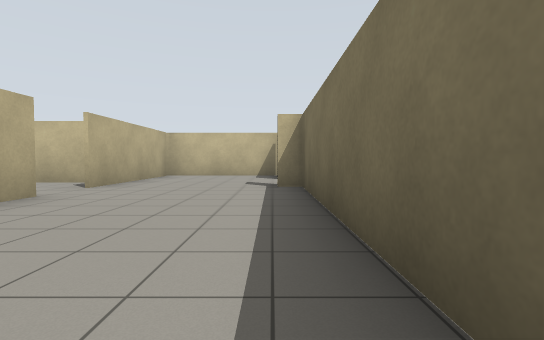
view 1 (above)

24 first-person views from a walk through a Gazebo world. The camera is 0.94 m above the floor, tilts 2° down and sees 85° across. The floor is counted in squares, 2 m on a side. Each view is taken from the middle of a square. On the plan, view 1 faces up. The plan holds only what a view shows up to about 9 squares ahead; the rest is blank. Simple shapes stand in for some stock models.

view 2
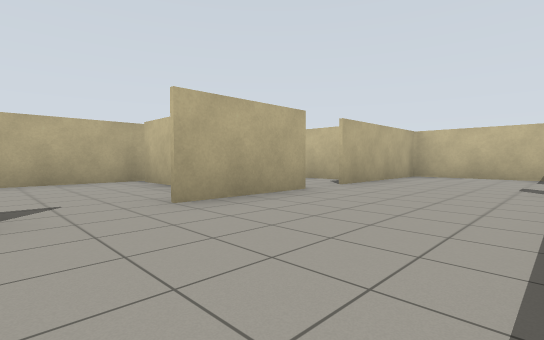

view 3
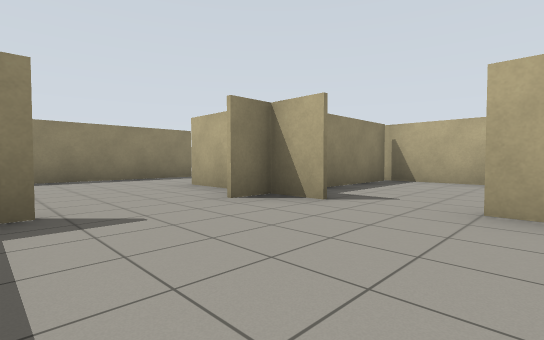

view 4
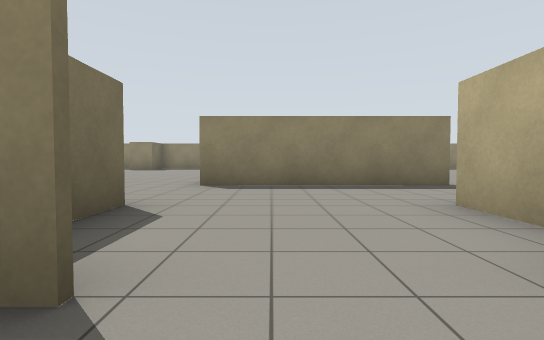

view 5
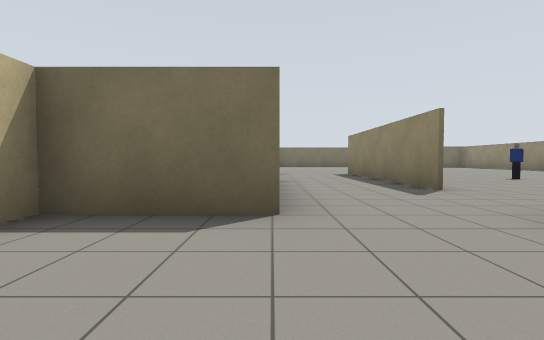

view 6
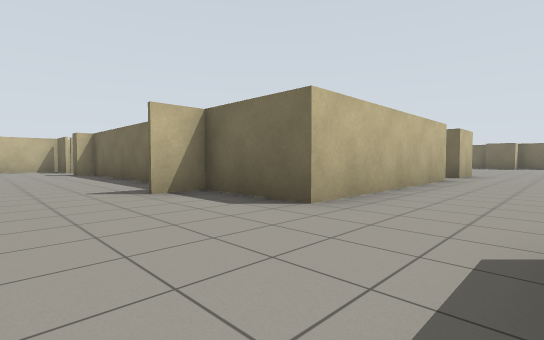

view 7
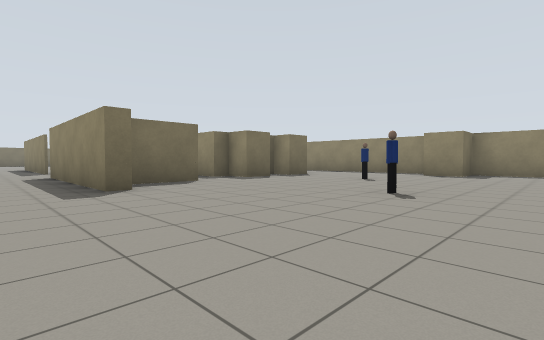

view 8
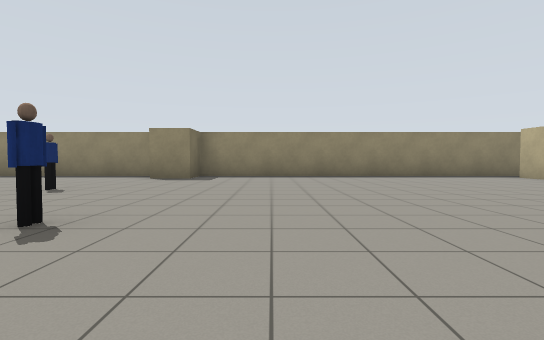

view 9
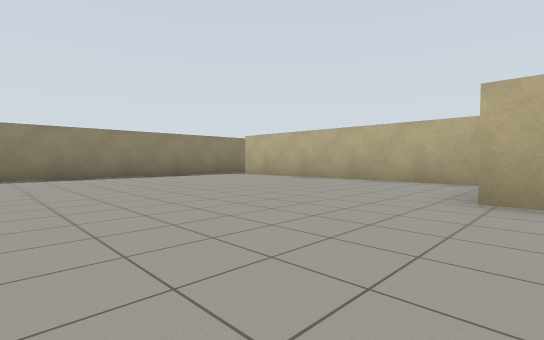

view 10
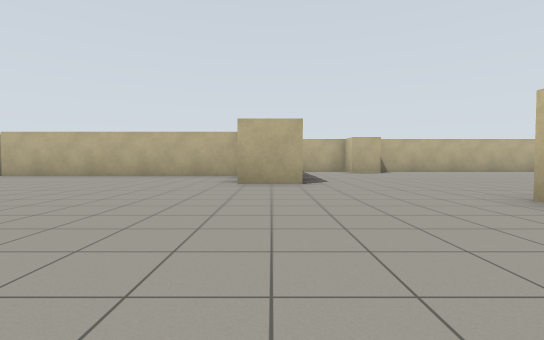

view 11
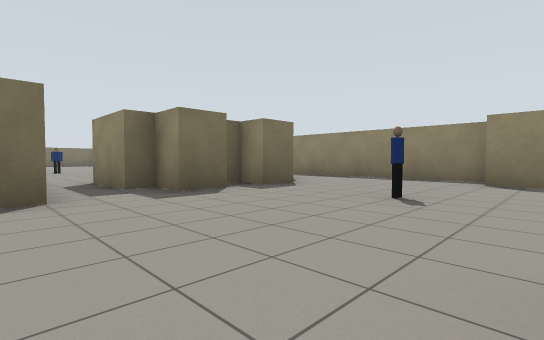

view 12
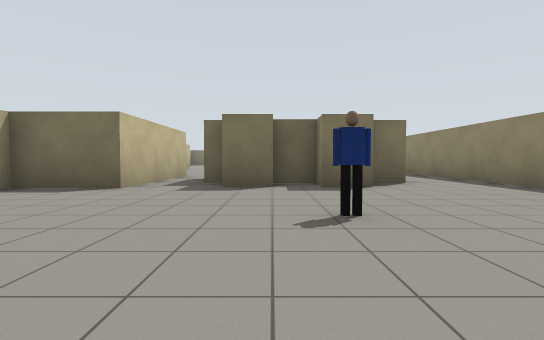

view 13
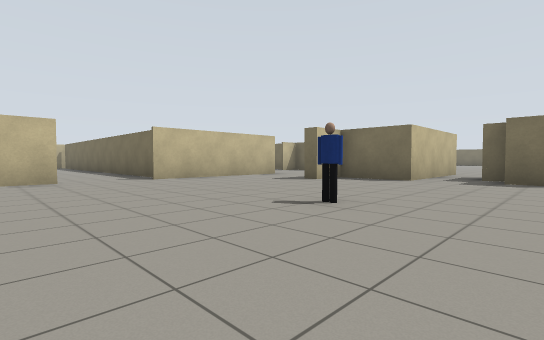

view 14
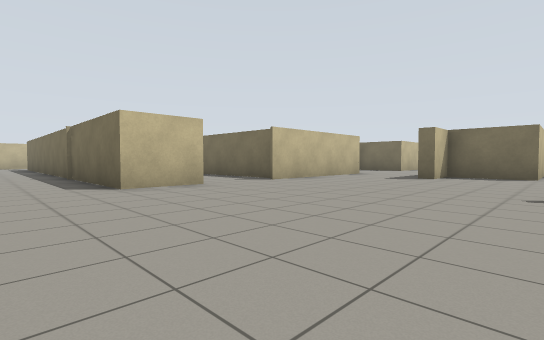

view 15
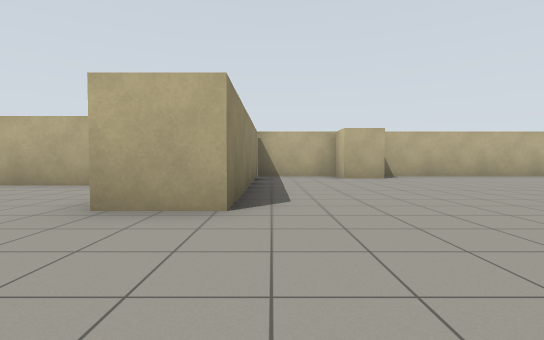

view 16
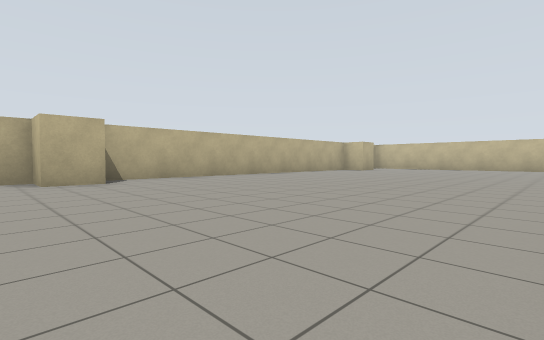

view 17
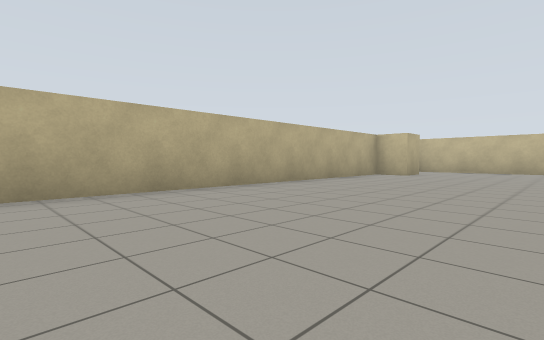

view 18
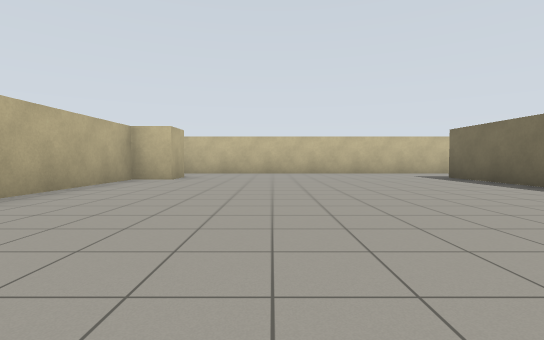

view 19
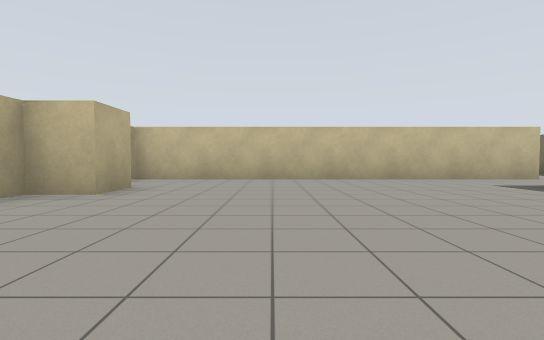

view 20
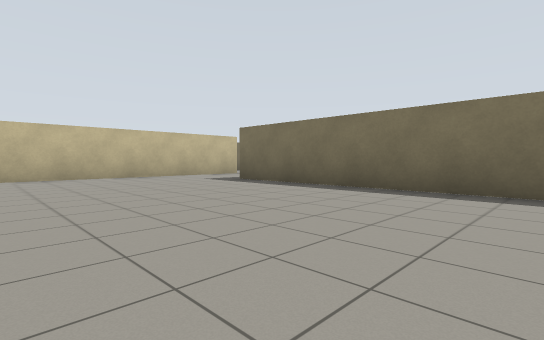

view 21
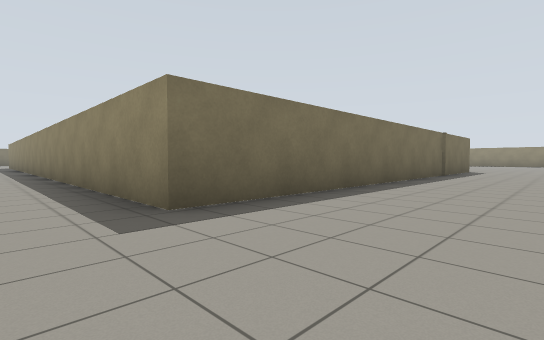

view 22
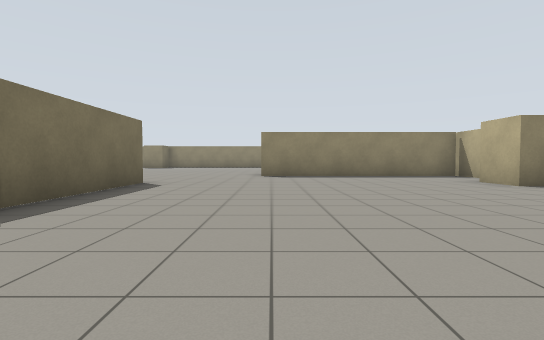

view 23
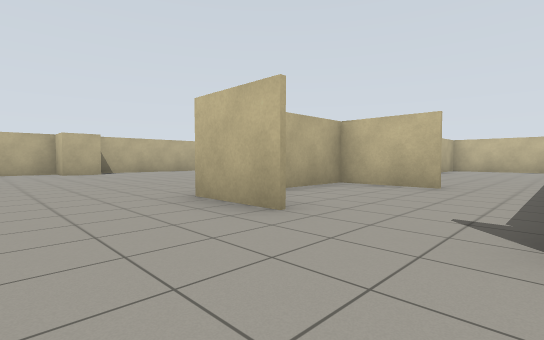

view 24
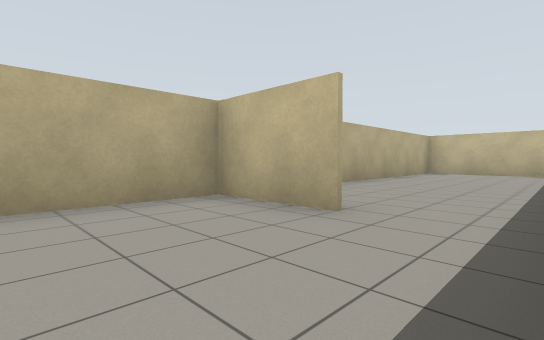

### Floor plan
Ten units are one square. View 1 is at (0, 0); x grows to the right and y downward. Boxes are objects, and circles mark ways between rooms. Rooms are numbered by the first view taken in them; rooms with no view inside come last. Other rooms are left out.
<svg viewBox="-189 -116 274 266">
<path fill="none" stroke="#000" d="M5 -5 5 -51 1 -51 1 -56M-30 0 -30 10M-30 19 -30 31M-30 -39 -30 -15M-51 -25 -66 -25 -66 9 -21 9M-42 54 4 54M25 55 70 55M55 30 5 30 5 10 -4 10M2 -87 -30 -87 -30 -49M80 30 66 30M-70 144 -70 134 -59 134M-29 101 -29 92 -21 92 -21 87 -3 87M-29 118 -29 109 -21 109M-89 30 -104 30M-154 69 -154 137M-21 128 -21 120M-161 145 -5 145M-41 30 -71 30M-4 75 -31 75 -31 57 -42 57 -42 54M-179 22 -173 22 -173 32 -183 32 -183 56M-104 30 -104 -87M-173 -90 -173 -80 -183 -80 -183 20M-183 54 -127 54 -127 67M-105 -111 -184 -111M-67 28 -67 5M-84 -3 -103 -3 -103 19"/>
<rect x="-75" y="75" width="10" height="10" fill="#bbb"><title>person</title></rect>
<rect x="-65" y="105" width="10" height="10" fill="#bbb"><title>person</title></rect>
<circle cx="-35" cy="40" r="3" fill="#2a7"/>
<circle cx="-113" cy="50" r="3" fill="#2a7"/>
<circle cx="-80" cy="30" r="3" fill="#2a7"/>
<text x="-10" y="0">1</text>
<text x="-90" y="100">2</text>
<text x="-140" y="-20">3</text>
<text x="-80" y="20">4</text>
</svg>
Room 1 opens to room 2. Room 2 opens to room 3. Room 2 opens to room 4.

Where each view was taken, in squares from view 1:
view 1: 0 up, 0 right, facing up
view 2: 0 up, 0 right, facing up-left
view 3: 2 up, 0 right, facing down-left
view 4: 0 up, 1 left, facing down
view 5: 3 down, 2 left, facing right
view 6: 5 down, 2 left, facing up-right
view 7: 4 down, 9 left, facing down-right
view 8: 6 down, 9 left, facing down
view 9: 6 down, 9 left, facing down-left
view 10: 6 down, 7 left, facing left
view 11: 7 down, 7 left, facing down-right
view 12: 10 down, 8 left, facing right
view 13: 10 down, 10 left, facing up-right
view 14: 8 down, 12 left, facing up-right
view 15: 5 down, 10 left, facing left
view 16: 4 down, 11 left, facing up-left
view 17: 1 down, 14 left, facing up-left
view 18: 1 up, 15 left, facing up
view 19: 4 up, 15 left, facing up
view 20: 3 up, 15 left, facing up-right
view 21: 10 up, 13 left, facing down-right
view 22: 3 up, 13 left, facing down
view 23: 5 down, 7 left, facing up-left
view 24: 2 down, 7 left, facing up-left
